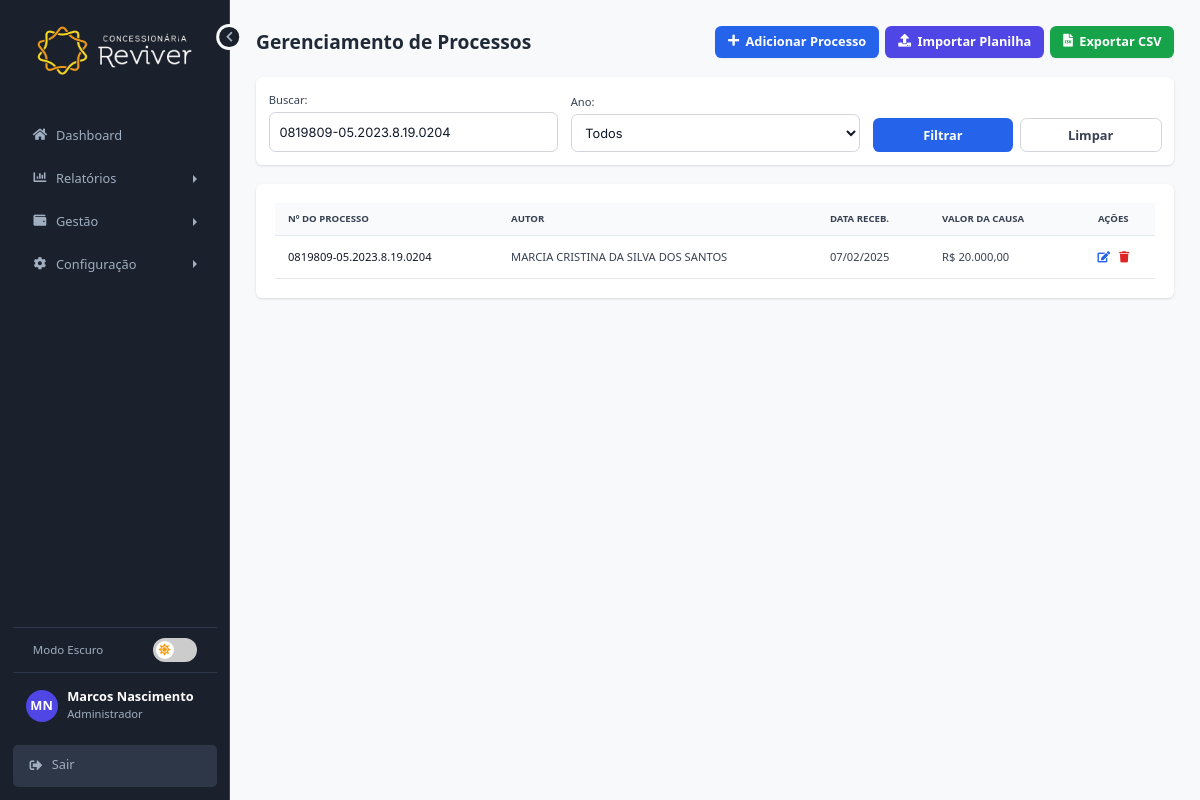
Screenshot of /php/processos_detalhados.php?busca=0819809-05.2023.8.19.0204 (signed in) with the database file from the repository.
### tables this page shows
CREATE TABLE IF NOT EXISTS `processos_judiciais` (
  `id` int(11) NOT NULL AUTO_INCREMENT,
  `numero_processo` varchar(30) NOT NULL,
  `autor` varchar(150) NOT NULL,
  `data_recebimento` date NOT NULL,
  `ano` year(4) DEFAULT NULL COMMENT 'Ano de referência definido na importação',
  `mes` tinyint(4) DEFAULT NULL COMMENT 'Mês de referência definido na importação',
  `materia` text DEFAULT NULL,
  `central_custo` varchar(100) DEFAULT NULL,
  `valor_causa` decimal(15,2) DEFAULT 0.00,
  `sentenca_1_instancia` text DEFAULT NULL,
  `recurso` text DEFAULT NULL,
  `despesas_processuais_1` decimal(15,2) DEFAULT 0.00,
  `despesas_processuais_2` decimal(15,2) DEFAULT 0.00,
  `valor_pago` decimal(15,2) DEFAULT 0.00,
  `economia` decimal(15,2) DEFAULT 0.00,
  `status` enum('em andamento','finalizado','arquivado') DEFAULT 'em andamento',
  `usuario_id` int(11) DEFAULT NULL,
  `data_cadastro` datetime DEFAULT current_timestamp(),
  PRIMARY KEY (`id`),
  UNIQUE KEY `numero_processo` (`numero_processo`)
);

### includes/carregar_tema.php (called while the page is built, shortened)
<?php
if (isset($_SESSION['user_id'])) {
    try {
        $sql = "SELECT u.preferencia_tema FROM usuarios u WHERE u.id = :id_usuario";
        $stmt_tema = $pdo->prepare($sql);
        $stmt_tema->bindParam(':id_usuario', $_SESSION['user_id']);
        $stmt_tema->execute();
        $preferencia = $stmt_tema->fetchColumn();
        if ($preferencia == 'dark') {
            $themeClass = 'dark';
        }
    } catch (PDOException $e) {
    }
}
?>

### php/processos_detalhados.php (the view, shortened to what this page needs)
<?php
require_once '../includes/conexao.php';
require_once '../includes/carregar_tema.php';
$ano_selecionado = filter_input(INPUT_GET, 'ano', FILTER_VALIDATE_INT);
$busca = trim($_GET['busca'] ?? '');
$registros_por_pagina = 15;
$pagina_selecionada = filter_input(INPUT_GET, 'page', FILTER_VALIDATE_INT) ?: 1;
$offset = ($pagina_selecionada - 1) * $registros_por_pagina;
$where_conditions = [];
$params = [];
if (!empty($busca)) {
    $where_conditions[] = "(numero_processo LIKE :busca OR autor LIKE :busca OR materia LIKE :busca)";
    $params[':busca'] = '%' . $busca . '%';
}
$where_sql = count($where_conditions) > 0 ? ' WHERE ' . implode(' AND ', $where_conditions) : '';
try {
    $stmt_lista = $pdo->prepare("SELECT * FROM processos_judiciais" . $where_sql . " ORDER BY data_recebimento DESC, id DESC LIMIT :limit OFFSET :offset");
    $stmt_lista->bindValue(':limit', $registros_por_pagina, PDO::PARAM_INT);
    $stmt_lista->bindValue(':offset', $offset, PDO::PARAM_INT);
    foreach ($params as $key => $value) { $stmt_lista->bindValue($key, $value); }
    $stmt_lista->execute();
    $registros = $stmt_lista->fetchAll(PDO::FETCH_ASSOC);
} catch (PDOException $e) {
    die("Erro ao consultar o banco de dados: " . $e->getMessage());
}
?>
<!DOCTYPE html>
<html lang="pt-br" class="<?php echo $themeClass; ?>">
<head>
    <script src="https://cdn.tailwindcss.com"></script>
    <link rel="stylesheet" href="https://cdnjs.cloudflare.com/ajax/libs/font-awesome/5.15.4/css/all.min.css">
    <link rel="stylesheet" href="../css/style.css">
</head>
<body>
    <div class="app-layout">
        <?php require_once '../includes/sidebar.php'; ?>
        <main class="main-content">
            <div class="flex justify-between items-center mb-6">
                <h1 id="main-page-title" class="text-2xl font-bold text-gray-800">Gerenciamento de Processos</h1>
                <div id="action-buttons-group" class="flex gap-2">
                    <button id="btn-adicionar" class="bg-blue-600 hover:bg-blue-700 text-white font-bold py-2 px-4 rounded-lg inline-flex items-center shadow-sm">
                        <i class="fas fa-plus mr-2"></i>Adicionar Processo
                    </button>
                    <a href="importar_processos_detalhados.php" class="bg-indigo-600 hover:bg-indigo-700 text-white font-bold py-2 px-4 rounded-lg inline-flex items-center shadow-sm">
                        <i class="fas fa-upload mr-2"></i>Importar Planilha
                    </a>
                    <a href="processos_detalhados.php?action=export&ano=<?php echo $ano_selecionado; ?>&busca=<?php echo urlencode($busca); ?>" class="bg-green-600 hover:bg-green-700 text-white font-bold py-2 px-4 rounded-lg inline-flex items-center shadow-sm">
                        <i class="fas fa-file-csv mr-2"></i>Exportar CSV
                    </a>
                </div>
            </div>
            <div id="filtro-card" class="bg-white p-4 rounded-lg shadow mb-6">
                <form action="" method="GET" class="grid grid-cols-1 md:grid-cols-3 gap-4 items-end">
                    <div>
                        <label id="busca-label" for="busca" class="text-sm font-medium text-gray-700">Buscar:</label>
                        <input type="text" name="busca" id="busca" value="<?php echo htmlspecialchars($busca); ?>" class="form-control mt-1" placeholder="Nº do processo, autor, matéria...">
                    </div>
                    <div>
                        <label id="ano-label" for="ano-filtro" class="text-sm font-medium text-gray-700">Ano:</label>
                        <select name="ano" id="ano-filtro" class="form-control mt-1">
                            <option value="">Todos</option>
                        </select>
                    </div>
                    <div class="flex gap-2">
                         <button type="submit" class="w-full bg-blue-600 hover:bg-blue-700 text-white font-bold py-2 px-4 rounded-lg">Filtrar</button>
                         <a href="processos_detalhados.php" id="btn-limpar-filtro" class="w-full text-center bg-white hover:bg-gray-100 text-gray-700 font-bold py-2 px-4 rounded-lg border border-gray-300">Limpar</a>
                    </div>
                </form>
            </div>
            <div id="table-card" class="bg-white p-6 rounded-lg shadow overflow-x-auto">
                <table class="w-full text-sm text-left">
                    <thead id="table-header" class="text-xs text-gray-700 uppercase bg-gray-50">
                        <tr>
                            <th class="py-3 px-4">Nº do Processo</th>
                            <th class="py-3 px-4">Autor</th>
                            <th class="py-3 px-4">Data Receb.</th>
                            <th class="py-3 px-4">Valor da Causa</th>
                            <th class="py-3 px-4 text-center">Ações</th>
                        </tr>
                    </thead>
                    <tbody id="table-body">
                        <?php if (empty($registros)): ?>
                            <tr><td colspan="5" class="text-center py-10 text-gray-500">Nenhum processo encontrado.</td></tr>
                        <?php else: ?>
                            <?php foreach ($registros as $reg): ?>
                            <tr class="border-b">
                                <td class="py-3 px-4 font-medium text-gray-900"><?php echo htmlspecialchars($reg['numero_processo']); ?></td>
                                <td class="py-3 px-4"><?php echo htmlspecialchars($reg['autor']); ?></td>
                                <td class="py-3 px-4"><?php echo htmlspecialchars(date("d/m/Y", strtotime($reg['data_recebimento']))); ?></td>
                                <td class="py-3 px-4">R$ <?php echo number_format($reg['valor_causa'], 2, ',', '.'); ?></td>
                                <td class="py-3 px-4 text-center">
                                    <button class="btn-edit text-blue-600 hover:text-blue-800 p-1" data-id="<?php echo $reg['id']; ?>"><i class="fas fa-edit"></i></button>
                                    <button class="btn-delete text-red-600 hover:text-red-800 p-1" data-id="<?php echo $reg['id']; ?>"><i class="fas fa-trash"></i></button>
                                </td>
                            </tr>
                            <?php endforeach; ?>
                        <?php endif; ?>
                    </tbody>
                </table>
            </div>
        </main>
    </div>
</body>
</html>

### css/style.css (style rules this page uses)
html { font-size: 80%; }
:root { --cor-primaria: #005A9C; --cor-secundaria: #A0AEC0; --cor-fundo: #F8F9FA; --cor-superficie: #FFFFFF; --cor-texto-principal: #1A202C; --cor-texto-secundario: #718096; --cor-texto-invertido: #FFFFFF; --cor-erro: #DC3545; --cor-borda: #E2E8F0; --cor-sidebar-fundo: #1A202C; --cor-sidebar-texto: #A0AEC0; --cor-sidebar-hover: #2D3748; --fonte-principal: 'Inter', sans-serif; --raio-borda: 0.375rem; --sombra-caixa: 0 1px 3px 0 rgba(0, 0, 0, 0.1), 0 1px 2px 0 rgba(0, 0, 0, 0.06); --transicao-base: all 0.2s ease-in-out; }
.app-layout { display: flex; min-height: 100vh; }
.main-content { flex-grow: 1; padding: 2rem; background-color: var(--cor-fundo); overflow-y: auto; }
.form-control { width: 100%; padding: 0.75rem 1rem; border: 1px solid var(--cor-borda); border-radius: var(--raio-borda); font-family: var(--fonte-principal); font-size: 1rem; color: var(--cor-texto-principal); background-color: var(--cor-superficie); transition: var(--transicao-base); box-sizing: border-box; }
tr { border-bottom: 1px solid var(--cor-borda); }
.sidebar, .main-content { transition: all 0.3s ease-in-out; }

### php/processos_detalhados.php (style rules this page uses)
.form-control { width: 100%; padding: 0.75rem; border: 1px solid #d1d5db; border-radius: 0.5rem; transition: border-color 0.2s, box-shadow 0.2s; background-color: #fff; }

### rows the page displays
processos_judiciais: numero_processo "0819809-05.2023.8.19.0204", autor "MARCIA CRISTINA DA SILVA DOS SANTOS", data_recebimento "07/02/2025", valor_causa "20.000,00"

### other values shown
$user_initials "MN"
$_SESSION['nome_usuario'] "Marcos Nascimento"
$_SESSION['cargo_usuario'] "Administrador"
